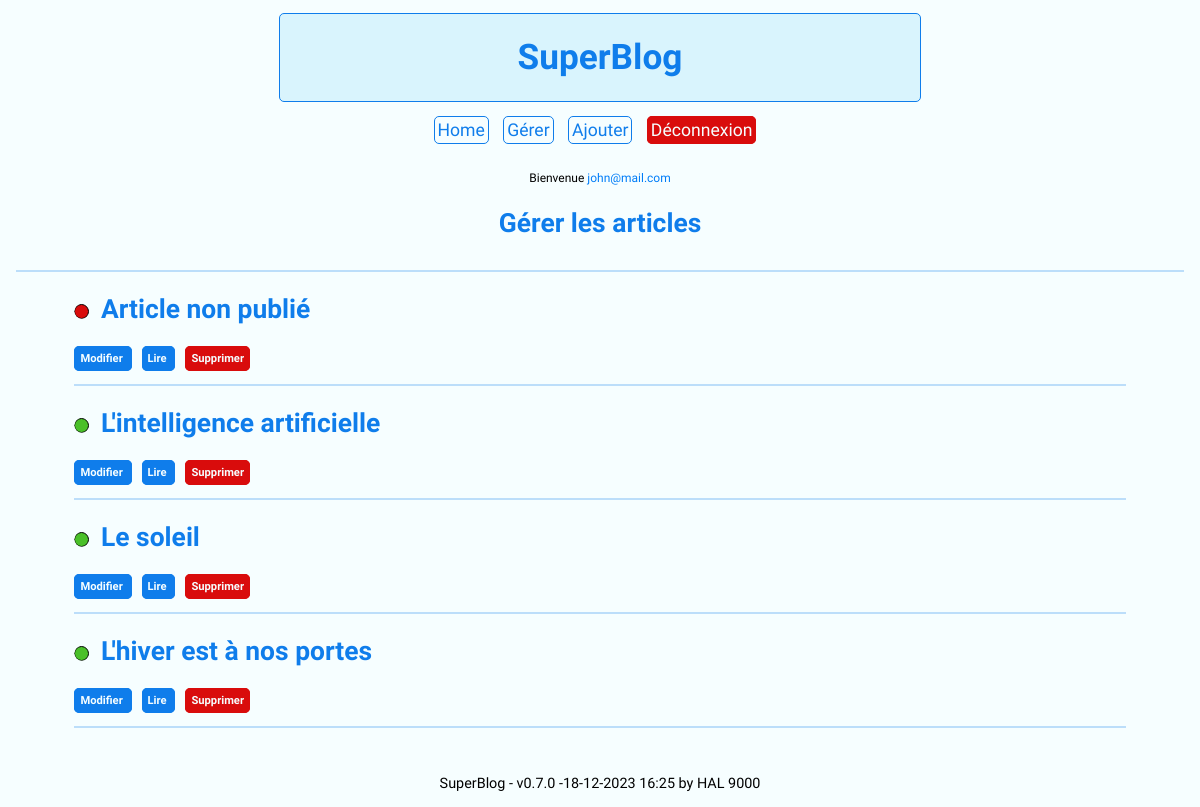
The page /manager.php (signed in) on the database its author committed.
### tables this page shows
CREATE TABLE `articles` (
  `id` int(10) UNSIGNED NOT NULL,
  `title` varchar(250) NOT NULL,
  `content` longtext NOT NULL,
  `picture` varchar(250) DEFAULT NULL,
  `active` tinyint(3) UNSIGNED DEFAULT 1
);

### app/functions/fct-db.php (called while the page is built, shortened)
<?php
function getAllArticlesDB($conn, $active = '%') {
    try {
        $req = $conn->prepare("SELECT * FROM articles WHERE active LIKE :active ORDER BY id DESC");
        $req->bindParam(':active', $active);
        $req->execute();
        $resultat = $req->fetchall(PDO::FETCH_ASSOC);
        return $resultat;
    } catch (PDOException $e) {
        (DEBUG)? $st = 'Error : ' . $e->getMessage() : $st = "Error in : getAllArticlesDB() function";
        return $st;
    }
}

### app/functions/fct-ui.php (the view, shortened to what this page needs)
<?php
function displayNavigation(){
    $navigation = '';
    if($_SESSION['IDENTIFY']){
        $navigation .= '
        <nav>
            <ul class="menu">
                <li><a href="index.php">Home</a></li>
                <li><a href="manager.php">Gérer</a></li>
                <li><a href="add.php">Ajouter</a></li>
                <li><a href="logoff.php" class="btn-danger">Déconnexion</a></li>
            </ul>
            <div class="welcome"> Bienvenue <span>'.$_SESSION['user_email'].'</span></div>
        <nav>';
    }
    echo $navigation;
}
function displayHeadSection($title = APP_NAME){
    $head = '
        <meta charset="UTF-8">
        <meta name="viewport" content="width=device-width, initial-scale=1.0">
        <link rel="icon" type="image/png" href="assets/img/favicon.png">
        <link rel="preconnect" href="https://fonts.gstatic.com">
        <link rel="stylesheet" href="https://cdnjs.cloudflare.com/ajax/libs/modern-normalize/2.0.0/modern-normalize.min.css" />
        <link rel="stylesheet" href="assets/css/styles.css">
        <title>' . $title . '</title>
    ';
    echo $head;
}
function displayArticlesForManager($resultats) {
    foreach ($resultats as $article) {
        $publication = ($article['active'])? '<span class="circle-published" title="Article publié"></span>' : '<span class="circle-not-published" title="Article non publié"></span>';
        echo '<article>';
        echo '<h2>' . $publication . ' ' . $article['title'] . '</h2>';
        echo '<p><a class="btn-mini" href="edit.php?id='.$article['id'].'"> Modifier </a> <a class="btn-mini" href="article.php?id='.$article['id'].'"> Lire </a>  <a class="btn-mini btn-danger" href="manager.php?id='.$article['id'].'&action=deleteArticle"> Supprimer </a></p>';
        echo '</article>';
        echo '<hr>';
    }
}
function displayFooter($app_name = APP_NAME, $app_version = APP_VERSION, $app_update = APP_UPDATED, $app_author = APP_AUTHOR) {
    echo"<p>$app_name - $app_version -$app_update by $app_author<p>";
}

### assets/css/styles.css (style rules this page uses)
:root { --body-backg-color: rgb(246, 254, 255); --header-backg-color: rgb(217, 244, 253); --menu-item-color: rgb(15, 125, 235); --menu-item-color-hover: rgb(12, 72, 132); --danger-color: rgb(217, 12, 12); --backg-msg-danger-color: rgb(255, 208, 208); --success-color: rgb(39, 156, 18); --backg-msg-success-color: rgb(222, 254, 180); --danger-color-hover: rgb(147, 13, 13); --link-color: rgb(1, 125, 248); --published-color: rgb(74, 192, 41); --border-width: 1px; }
body { font-family: "Exo 2", sans-serif; font-size: 1.1rem; background-color: var(--body-backg-color); color: var(--body-color) }
h2 { color: var(--menu-item-color); }
article a { text-decoration: none; color: var(--menu-item-color); }
hr { margin: 1rem 0; border: var(--border-width) solid var(--menu-item-color); opacity: .25; }
.btn-mini { font-size: 0.7rem; background-color: var(--menu-item-color); color: var(--body-backg-color); border: 1px solid var(--menu-item-color); border-radius: 5px; padding: 5px; margin-right: 10px; font-weight: bold; }
.btn-danger { background-color: var(--danger-color)!important; color: var(--body-backg-color) !important; border: 1px solid var(--danger-color)!important; }
.menu { list-style-type: none; padding-left: 0; margin-bottom: 2rem; }
.menu a { text-decoration: none; border: 1px solid var(--menu-item-color); border-radius: 5px; color: var(--menu-item-color); padding: 3px; margin-right: 10px; }
.circle-published { display: inline-block; background: var(--published-color); border-radius: 50%; width: 15px; height: 15px; shape-outside: circle(); clip-path: circle(); border: 1px solid black; margin-right: 5px; vertical-align: middle; }
.circle-not-published { display: inline-block; background: var(--danger-color); border-radius: 50%; width: 15px; height: 15px; shape-outside: circle(); clip-path: circle(); border: 1px solid black; margin-right: 5px; vertical-align: middle; }
.welcome { text-align: center; font-size: .750rem; margin-bottom: 1rem; }
.welcome > span { color: var(--link-color); }
#main-menu ul { list-style-type: none; }
#main-menu ul li { display: inline; margin: 0 !important; }

### rows shown on the page
articles: active 0 (drawn), title "Article non publié"
articles: active 1 (drawn), title "L'intelligence artificielle"
articles: active 1 (drawn), title "Le soleil"
articles: active 1 (drawn), title "L'hiver est à nos portes"

### other values the page prints
APP_NAME "SuperBlog"
$_SESSION['user_email'] "john@mail.com"
$app_name "SuperBlog"
$app_version "v0.7.0"
$app_update "18-12-2023 16:25"
$app_author "HAL 9000"
